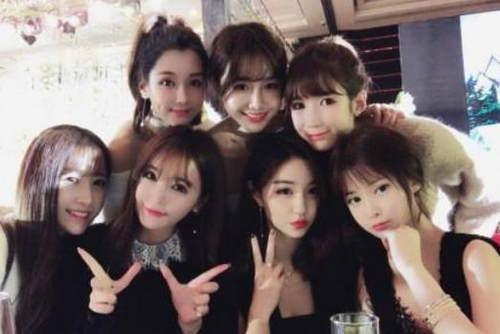
#> input picture OpenCV-Face-detection/myface/test/hezhao.jpg, 500 x 334 px
$ python fd.py
#> lines starting #> are read from the running program, lines starting #| are printed output that depends on the picture; after the words box and inside, x2 and y2 are one past the last pixel; in counts of white or black regions, pixels touching at a corner belong together
#coding = utf-8
import cv2
import matplotlib.pyplot as plt
import time

def converToRGB(img):
	return cv2.cvtColor(img,cv2.COLOR_BGR2RGB)

test = cv2.imread('myface/test/hezhao.jpg')#读取一张图片
#> test is the input picture: shape (334, 500, 3); mean B, G, R 104.2, 105.9, 120.6


gray_img = cv2.cvtColor(test,cv2.COLOR_BGR2GRAY)
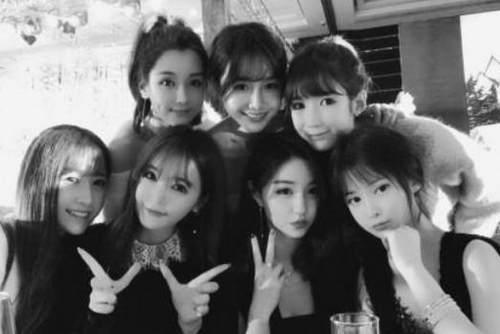
#> gray_img: shape (334, 500); min 2, max 254, mean 110.1
plt.imshow(gray_img,cmap='gray')


haar_face_cascade = cv2.CascadeClassifier('classifier\mallick_cascades-master\lbpcascades\lbpcascade_frontalface.xml')  #LEP分类器
# haar_face_cascade = cv2.CascadeClassifier('haarcascade_frontalface_alt.xml') #Harr分类器
# haar_face_cascade = cv2.CascadeClassifier('gesture.xml')  #自己训练的分类器

faces = haar_face_cascade.detectMultiScale(gray_img,scaleFactor=1.1,minNeighbors=7,minSize=(75,75) )
#> faces = [[139, 51, 82, 82], [254, 159, 83, 83]]
print('Face found: ',len(faces))
#| Face found:  2

for (x,y,w,h) in faces:
	cv2.rectangle(test,(x,y),(x+w,y+h),(0,255,0),2)
#> this loop made 2 passes
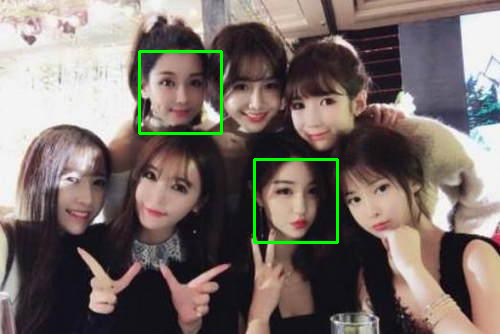
#> test: shape (334, 500, 3); 1.18% of pixels changed, all inside (x1, y1, x2, y2) = (138, 50, 339, 244)


x,y,w,h = faces[1]
#> x = 254; y = 159; w = 83; h = 83
print(x)
#| 254
# plt.imshow(converToRGB(test))

cv2.imshow('test',test)
cv2.waitKey(0)
cv2.destroyAllWindows()
